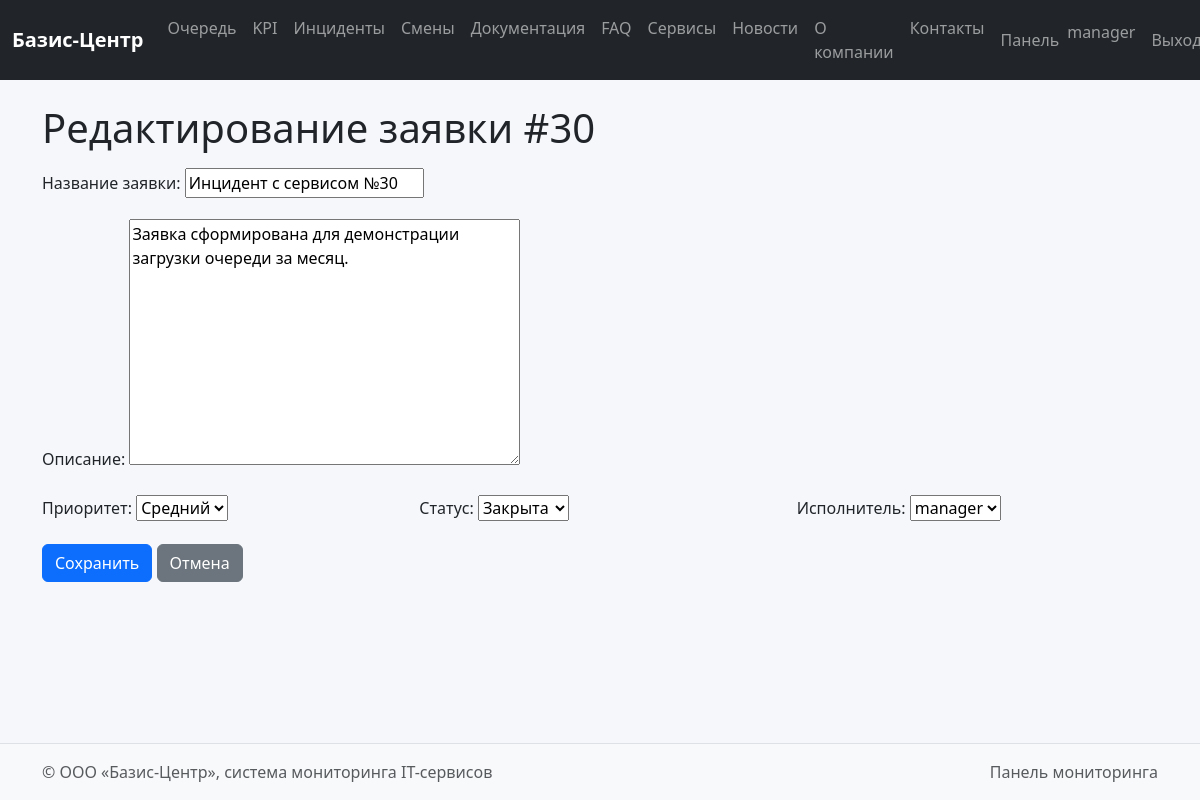
Page /dashboard/queue/30/edit/ (signed in) on the committed database.
### dashboard/models.py (models this page shows, shortened)
class OrderQueue(models.Model):
    STATUS_CHOICES = [
        ('new', 'Новая'),
        ('in_progress', 'В работе'),
        ('done', 'Закрыта'),
    ]
    PRIORITY_CHOICES = [
        ('low', 'Низкий'),
        ('medium', 'Средний'),
        ('high', 'Высокий'),
    ]
    title = models.CharField(max_length=200)
    description = models.TextField()
    initiator = models.ForeignKey(User, on_delete=models.SET_NULL, null=True, related_name='initiated_orders')
    executor = models.ForeignKey(User, on_delete=models.SET_NULL, null=True, related_name='executed_orders', blank=True)
    status = models.CharField(max_length=20, choices=STATUS_CHOICES, default='new')
    priority = models.CharField(max_length=20, choices=PRIORITY_CHOICES, default='medium')
    created_at = models.DateTimeField(auto_now_add=True)
    sla_deadline = models.DateTimeField(null=True, blank=True)

### dashboard/views.py (the view)
# urls.py: path('queue/<int:pk>/edit/', views.queue_edit, name='queue_edit'),
@login_required
def queue_edit(request, pk):
    ensure_sample_data()
    role = get_role(request.user)
    if role not in ['admin', 'manager']:
        return HttpResponseForbidden('Доступ запрещён.')
    order = get_object_or_404(OrderQueue, pk=pk)
    if request.method == 'POST':
        form = OrderForm(request.POST, instance=order)
        if form.is_valid():
            form.save()
            return redirect('dashboard:queue_list')
    else:
        form = OrderForm(instance=order)
    return render(request, 'dashboard/queue_form.html', {'form': form, 'mode': 'edit', 'order': order})

### dashboard/forms.py
class OrderForm(forms.ModelForm):
    class Meta:
        model = OrderQueue
        fields = ['title', 'description', 'priority', 'status', 'executor']

### dashboard/views.py (called while the page is built, shortened)
def get_role(user):
    profile = getattr(user, 'profile', None)
    if profile:
        return profile.role
    if user.is_superuser:
        return 'admin'
    return 'client'

def ensure_sample_data():
    admin = User.objects.filter(username='admin').first()
    manager = User.objects.filter(username='manager').first()
    client = User.objects.filter(username='client').first()
    count_orders = OrderQueue.objects.count()
    count_inc = Incident.objects.count()
    count_shifts = Shift.objects.count()
    docs_dir = settings.MEDIA_ROOT / 'docs'
    os.makedirs(docs_dir, exist_ok=True)

### templates/dashboard/queue_form.html (shortened to what this page needs)
{% extends 'base.html' %}
{% block content %}
<h1 class="mb-3">{% if mode == 'create' %}Новая заявка{% else %}Редактирование заявки #{{ order.id }}{% endif %}</h1>
<form method="post" class="row g-3">
  <div class="col-12">
    <label for="{{ form.title.id_for_label }}" class="form-label">Название заявки:</label>
    {{ form.title }}
  </div>
  <div class="col-12">
    <label for="{{ form.description.id_for_label }}" class="form-label">Описание:</label>
    {{ form.description }}
  </div>
  <div class="col-md-4">
    <label for="{{ form.priority.id_for_label }}" class="form-label">Приоритет:</label>
    {{ form.priority }}
  </div>
  <div class="col-md-4">
    <label for="{{ form.status.id_for_label }}" class="form-label">Статус:</label>
    {{ form.status }}
  </div>
  <div class="col-md-4">
    <label for="{{ form.executor.id_for_label }}" class="form-label">Исполнитель:</label>
    {{ form.executor }}
  </div>
  <div class="col-12 mt-3">
    <button type="submit" class="btn btn-primary">Сохранить</button>
    <a href="{% url 'dashboard:queue_list' %}" class="btn btn-secondary">Отмена</a>
  </div>
</form>
{% endblock %}

### templates/base.html (shortened to what this page needs)
{% load static %}
<!doctype html>
<html lang="ru">
  <head>
    <link href="https://cdn.jsdelivr.net/npm/bootstrap@5.3.3/dist/css/bootstrap.min.css" rel="stylesheet">
    <link href="{% static 'css/style.css' %}" rel="stylesheet">
  </head>
  <body class="d-flex flex-column min-vh-100">
    <nav class="navbar navbar-expand-lg navbar-dark bg-dark mb-4">
      <div class="container-fluid">
        <a class="navbar-brand" href="{% url 'core:index' %}">Базис-Центр</a>
        <div class="collapse navbar-collapse" id="mainNav">
          <ul class="navbar-nav me-auto mb-2 mb-lg-0">
            <li class="nav-item"><a class="nav-link" href="{% url 'core:public_queue' %}">Очередь</a></li>
            <li class="nav-item"><a class="nav-link" href="{% url 'core:public_kpi' %}">KPI</a></li>
            <li class="nav-item"><a class="nav-link" href="{% url 'core:public_incidents' %}">Инциденты</a></li>
            <li class="nav-item"><a class="nav-link" href="{% url 'core:public_shifts' %}">Смены</a></li>
            <li class="nav-item"><a class="nav-link" href="{% url 'core:docs_public' %}">Документация</a></li>
            <li class="nav-item"><a class="nav-link" href="{% url 'core:faq' %}">FAQ</a></li>
            <li class="nav-item"><a class="nav-link" href="{% url 'core:services' %}">Сервисы</a></li>
            <li class="nav-item"><a class="nav-link" href="{% url 'core:news' %}">Новости</a></li>
            <li class="nav-item"><a class="nav-link" href="{% url 'core:about' %}">О компании</a></li>
            <li class="nav-item"><a class="nav-link" href="{% url 'core:contacts' %}">Контакты</a></li>
          </ul>
          <ul class="navbar-nav ms-auto">
            {% if user.is_authenticated %}
              <li class="nav-item"><a class="nav-link" href="{% url 'dashboard:home' %}">Панель</a></li>
              <li class="nav-item"><span class="navbar-text me-2">{{ user.username }}</span></li>
              <li class="nav-item"><a class="nav-link" href="{% url 'accounts:logout' %}">Выход</a></li>
            {% else %}
              <li class="nav-item"><a class="nav-link" href="{% url 'accounts:login' %}">Вход</a></li>
            {% endif %}
          </ul>
        </div>
      </div>
    </nav>
    <main class="container mb-5">
      {% block content %}{% endblock %}
    </main>
    <footer class="bg-light border-top py-3 mt-auto">
      <div class="container d-flex justify-content-between">
        <span class="text-muted">© ООО «Базис-Центр», система мониторинга IT-сервисов</span>
        <span class="text-muted">Панель мониторинга</span>
      </div>
    </footer>
  </body>
</html>

### static/css/style.css (style rules this page uses)
body { background-color:#f5f7fb; }
.navbar-brand { font-weight:600; }

### rows in the picture
OrderQueue: id "30", title "Инцидент с сервисом №30", description "Заявка сформирована для демонстрации загрузки очереди за месяц.", priority "Средний", status "Закрыта", executor "manager"

### other values in the picture
{{ user.username }} "manager"
